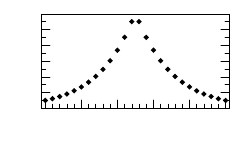

The gnuplot source for this figure:
set terminal epslatex monochrome 10
set output "position_weights.eps"
set size .50,.50

# set terminal png size 880,660
# set output "position_weights.png"

set xtics nomirror
set ytics mirror
set mxtics
set mytic

# display grid
# set grid ytics xtics

set xlabel "$b_{s,k}$"
# set ylabel "$\\omega(s,k)$"

plot [-0.5:25.5] "data/position_weights.dat" with points pointtype 6 notitle